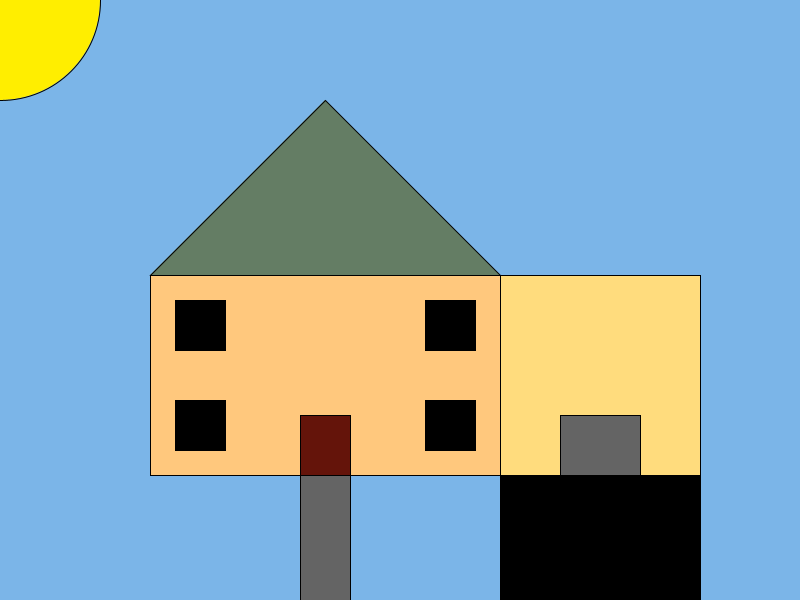
Frame 1 (no input)
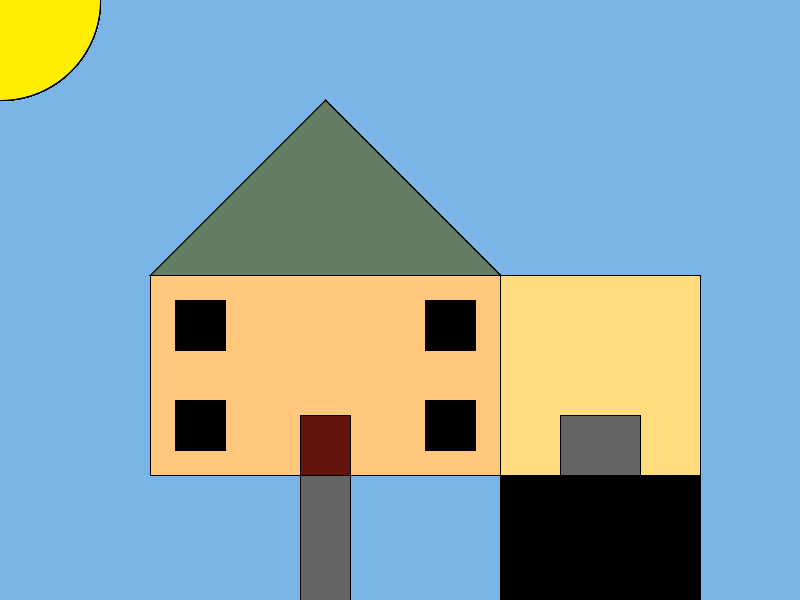
Frame 60 (the mouse pressed at the canvas centre just before this capture)
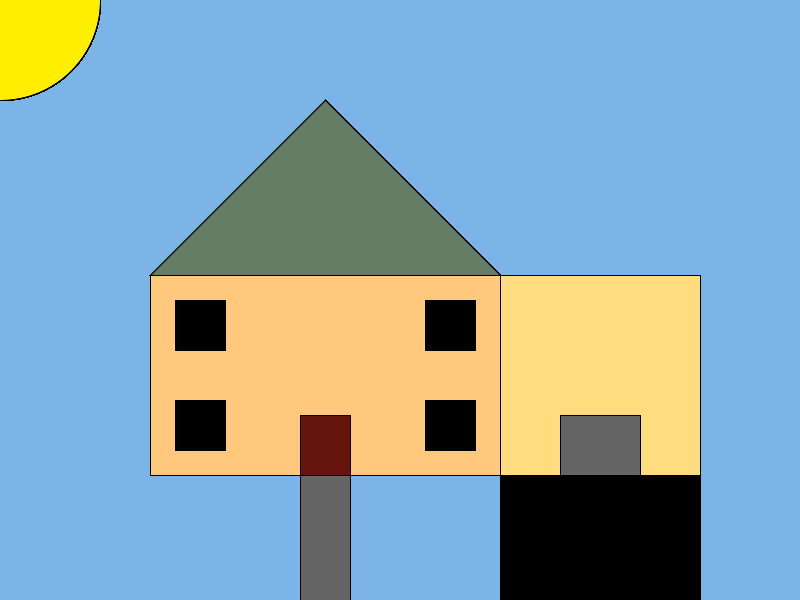
Frame 120 (the mouse held since frame 60 and released just before this capture)

The Processing sketch that drew these frames (run headless with seeded random() and noise(); from frame 60 on, the mouse is pressed at the canvas centre):

// Processing sketch: processing_181257
// ── processing_181257.pde


void setup ()
{
  size (800,600); //size of my screen
  background (123,181,232);

}

void draw ()
{
  //Main House structure
 
  fill (255,200,125);
  rect (150,275,350,200); //house
    
    //roof
 
 fill (100,125,100);
 triangle(150, 275, 325, 100, 500, 275);
 
    //house windows
  
  fill (0); //window colors
  rect (175,300,50,50); // window 1
  rect (175,400,50,50); // window 2
  rect (425,300,50,50); //window 3
  rect (425,400,50,50); //window 4
  
  //house doors
  
  fill (100,20,10); //door color
  rect (300,415,50,60); //door
  
   //walk way
  fill (100,100,100);
  rect (300,475,50,175);
  
  
 

 // ----------------------------------------------------------------------------------
 
  //garage
  
  fill (255,220,125);
  rect (500,275,200,200); //garage 
  //garage door
  
  fill (100,100,100); //garage color gray 
  rect (560,415,80,60); //garage 
 
 
  
 //drive way 
 fill (0);
 rect (500,475,200,175);
//-------------------------------------------------------------
 
 //The Sun
 fill (255,238,0);
 ellipse (0,0,200,200);
 
 //____________________________________________________
 
 

  
  
  
  
  
}
